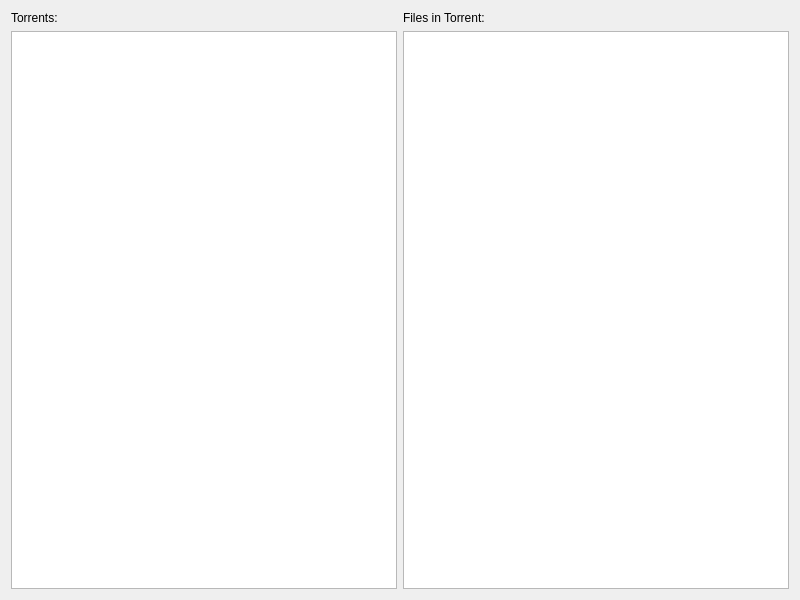
<?xml version="1.0" encoding="UTF-8"?>
<ui version="4.0">
 <class>DialogViewTorrents</class>
 <widget class="QDialog" name="DialogViewTorrents">
  <property name="geometry">
   <rect>
    <x>0</x>
    <y>0</y>
    <width>800</width>
    <height>600</height>
   </rect>
  </property>
  <property name="windowTitle">
   <string>View Torrents</string>
  </property>
  <layout class="QGridLayout" name="gridLayout">
   <item row="0" column="0">
    <widget class="QLabel" name="labelTorrents">
     <property name="text">
      <string>Torrents:</string>
     </property>
    </widget>
   </item>
   <item row="0" column="1">
    <widget class="QLabel" name="labelFilesInTorrents">
     <property name="text">
      <string>Files in Torrent:</string>
     </property>
    </widget>
   </item>
   <item row="1" column="0">
    <widget class="QTableView" name="tableViewTorrents">
     <property name="editTriggers">
      <set>QAbstractItemView::NoEditTriggers</set>
     </property>
     <property name="sortingEnabled">
      <bool>true</bool>
     </property>
    </widget>
   </item>
   <item row="1" column="1">
    <widget class="QTableView" name="tableViewFilesInTorrent">
     <property name="editTriggers">
      <set>QAbstractItemView::NoEditTriggers</set>
     </property>
     <property name="sortingEnabled">
      <bool>true</bool>
     </property>
    </widget>
   </item>
  </layout>
 </widget>
 <resources/>
 <connections/>
</ui>
